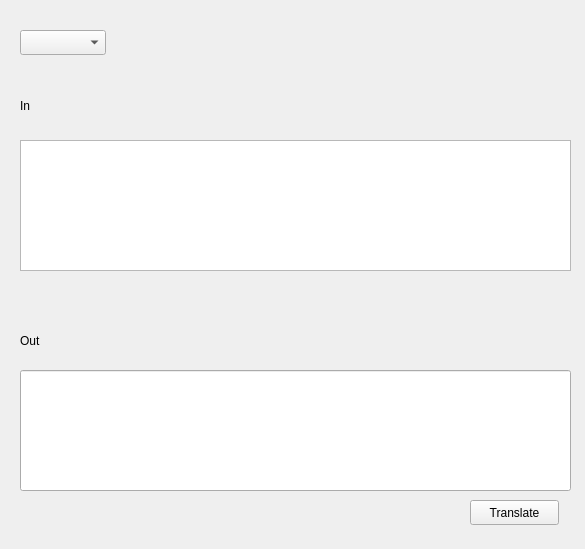
<?xml version="1.0" encoding="UTF-8"?>
<ui version="4.0">
 <class>MainWindow</class>
 <widget class="QMainWindow" name="MainWindow">
  <property name="geometry">
   <rect>
    <x>0</x>
    <y>0</y>
    <width>585</width>
    <height>549</height>
   </rect>
  </property>
  <property name="windowTitle">
   <string>MainWindow</string>
  </property>
  <widget class="QWidget" name="centralWidget">
   <widget class="QLabel" name="label">
    <property name="geometry">
     <rect>
      <x>20</x>
      <y>90</y>
      <width>131</width>
      <height>31</height>
     </rect>
    </property>
    <property name="text">
     <string>In</string>
    </property>
   </widget>
   <widget class="QLabel" name="label_2">
    <property name="geometry">
     <rect>
      <x>20</x>
      <y>330</y>
      <width>81</width>
      <height>21</height>
     </rect>
    </property>
    <property name="text">
     <string>Out</string>
    </property>
   </widget>
   <widget class="QTextEdit" name="textEdit_in">
    <property name="geometry">
     <rect>
      <x>20</x>
      <y>140</y>
      <width>551</width>
      <height>131</height>
     </rect>
    </property>
   </widget>
   <widget class="QPushButton" name="pushButton_translate">
    <property name="geometry">
     <rect>
      <x>470</x>
      <y>500</y>
      <width>89</width>
      <height>25</height>
     </rect>
    </property>
    <property name="text">
     <string>Translate</string>
    </property>
   </widget>
   <widget class="QComboBox" name="comboBox">
    <property name="geometry">
     <rect>
      <x>20</x>
      <y>30</y>
      <width>86</width>
      <height>25</height>
     </rect>
    </property>
   </widget>
   <widget class="QLineEdit" name="lineEdit_out">
    <property name="geometry">
     <rect>
      <x>20</x>
      <y>370</y>
      <width>551</width>
      <height>121</height>
     </rect>
    </property>
   </widget>
  </widget>
 </widget>
 <layoutdefault spacing="6" margin="11"/>
 <resources/>
 <connections/>
</ui>
